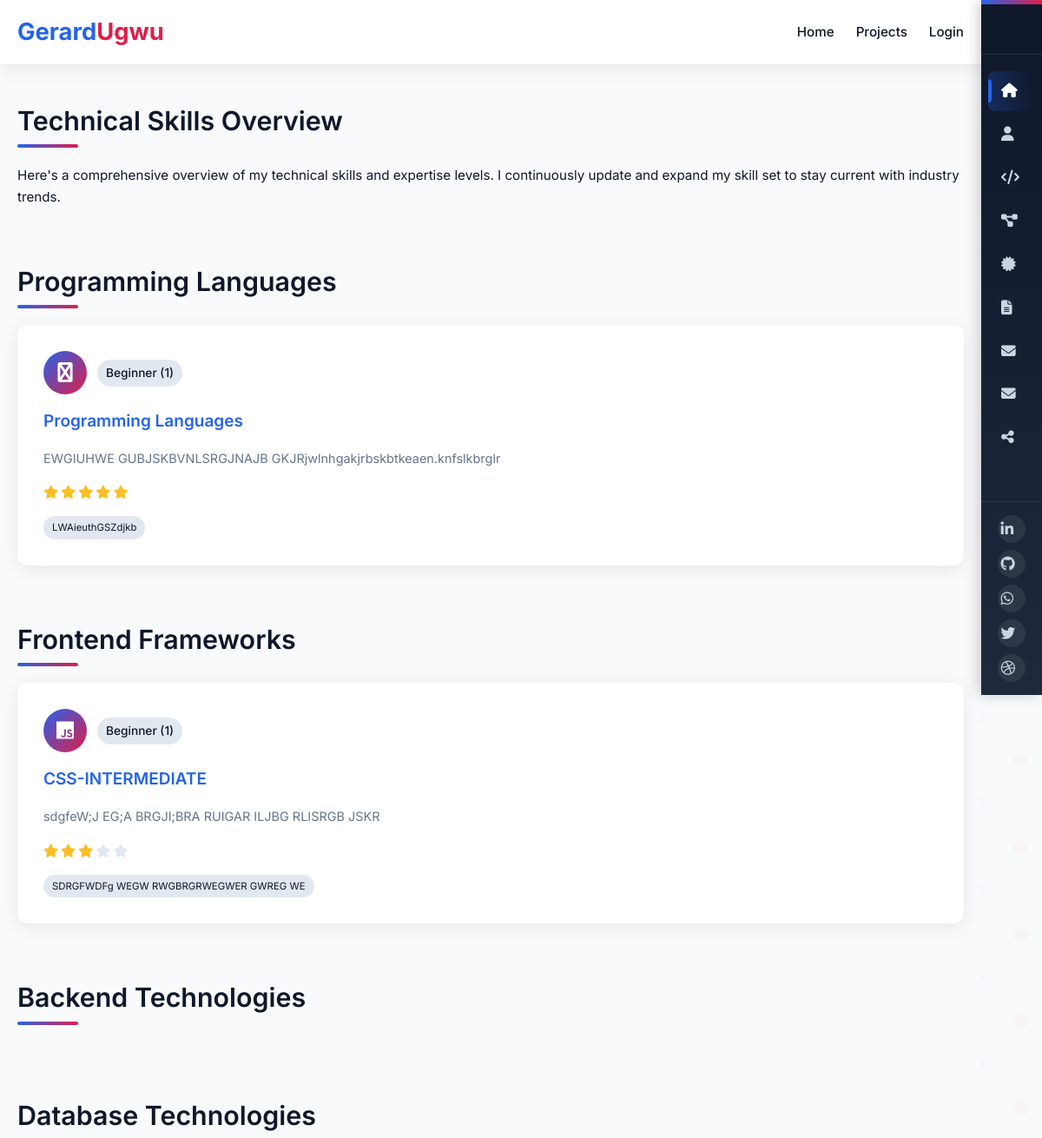
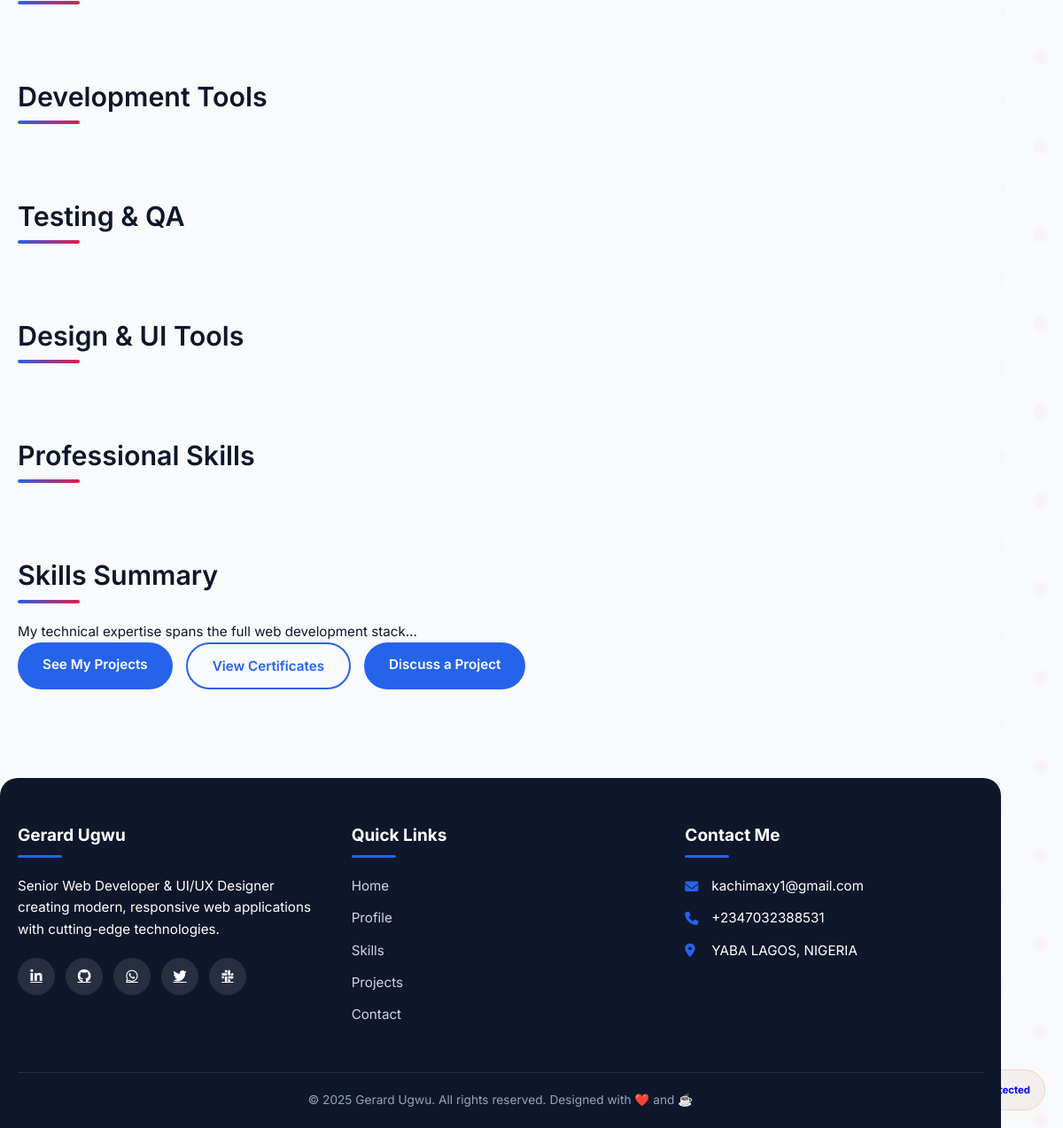
Screenshot of /skills/ with the database file from the repository (2 pictures, top to bottom).
### myapp/models.py (models this page shows, shortened)
class Skill(models.Model):
    title = models.CharField(max_length=50, default="Programming Languages")
    category = models.CharField(max_length=20, choices=SkillCategory.choices)
    icon_class = models.CharField(
        max_length=50,
        default="fab fa-code",
        help_text="FontAwesome class, e.g. 'fab fa-js'"
    )
    description = models.TextField()
    level = models.CharField(
        max_length=20,
        default="Beginner",
        choices=[
            ("Beginner", "Beginner"),
            ("Intermediate", "Intermediate"),
            ("Advanced", "Advanced"),
            ("Expert", "Expert"),
        ]
    )
    rating = models.PositiveSmallIntegerField(default=5)
    tags = models.TextField(
        blank=True,
        help_text="Comma-separated list of tags"
    )
    order = models.PositiveSmallIntegerField(default=0)
    class Meta:
        ordering = ["category", "order"]
    @property
    def tag_list(self):
        return [t.strip() for t in self.tags.split(",") if t.strip()]
    def get_experience_years(self):
        level_to_years = {
            "Beginner": "1",
            "Intermediate": "1-2",
            "Advanced": "2-3",
            "Expert": "3+"
        }
        return level_to_years.get(self.level, "2+")

class SkillSummary(models.Model):
    summary = models.TextField(
        default="My technical expertise spans the full web development stack…"
    )
    class Meta:
        verbose_name_plural = "Skill Summary"
    @classmethod
    def load(cls):
        obj, _ = cls.objects.get_or_create(pk=1)
        return obj

### myapp/views.py (the view)
# urls.py: path('skills/', views.skills, name='skills'),
def skills(request):
    skills = Skill.objects.exclude(description__isnull=True).exclude(description__exact="")
    categories = [{'code': code, 'label': label} for code, label in SkillCategory.choices]
    summary = SkillSummary.load()
    context = {
        'skills': skills,
        'categories': categories,
        'summary': summary,
    }
    return render(request, 'main/skills.html', context)

### myapp/templates/main/skills.html (shortened to what this page needs)
{% extends "base.html" %}
{% load static %}
{% block main %}
<div class="skills-wrapper">
  <section>
    <h2 class="section-title">Technical Skills Overview</h2>
    <p>
      Here's a comprehensive overview of my technical skills and expertise levels. I continuously update and expand my skill set to stay current with industry trends.
    </p>
  </section>
  {% for category in categories %}
    {% if category.code != 'SUMMARY' %}
      <section>
        <h3 class="section-title">{{ category.label }}</h3>
        <div class="services-grid">
          {% for skill in skills %}
            {% if skill.category == category.code %}
              <div class="service-card">
                <div class="skill-header">
                  <i class="{{ skill.icon_class }} service-icon"></i>
                  <span class="skill-level">{{ skill.level }} ({{ skill.get_experience_years }})</span>
                </div>
                <h4>{{ skill.title }}</h4>
                <div class="skill-description">
                  <p>{{ skill.description }}</p>
                </div>
                <div class="skill-rating">
                  {% for i in "12345" %}
                    {% if forloop.counter <= skill.rating %}
                      <span class="star filled"><i class="fas fa-star"></i></span>
                    {% else %}
                      <span class="star"><i class="fas fa-star"></i></span>
                    {% endif %}
                  {% endfor %}
                </div>
                {% if skill.tag_list %}
                <div class="skill-tags">
                  {% for tag in skill.tag_list %}
                    <span class="skill-tag">{{ tag }}</span>
                  {% endfor %}
                </div>
                {% endif %}
              </div>
            {% endif %}
          {% endfor %}
        </div>
      </section>
    {% endif %}
  {% endfor %}
  <section>
    <h3 class="section-title">Skills Summary</h3>
    <p>
      {{ summary.summary }}
    </p>
    <div class="cta-buttons">
      <a href="/projects" class="btn btn-primary">See My Projects</a>
      <a href="/certificates" class="btn btn-outline">View Certificates</a>
      <a href="/contact" class="btn btn-primary">Discuss a Project</a>
    </div>
  </section>
</div>
{% endblock %}

### myapp/templates/base.html (style rules this page uses)
:root { --font: 'Inter', 'Segoe UI', Tahoma, Geneva, Verdana, sans-serif; }
.btn { display: inline-flex; align-items: center; justify-content: center; gap: 8px; padding: 12px 28px; border-radius: 30px; font-weight: 600; text-decoration: none; transition: var(--transition); border: none; cursor: pointer; font-size: 1rem; position: relative; overflow: hidden; z-index: 1; }
.btn::before { content: ''; position: absolute; top: 0; left: 0; width: 0%; height: 100%; background: rgba(255, 255, 255, 0.2); transition: var(--transition); z-index: -1; }
.btn-primary { background: var(--primary); color: #fff; border: 2px solid var(--primary); }
.btn-outline { border: 2px solid var(--primary); color: var(--primary); background: transparent; }
:root { --bg: #f8fafc; --bg-card: #ffffff; --text: #0f172a; --text-muted: #64748b; --border: #e2e8f0; --primary: #2563eb; --accent: #e11d48; --hero-gradient: linear-gradient(135deg, #2563eb, #e11d48); --shadow: 0 4px 20px rgba(0, 0, 0, 0.08); --text-primary: var(--primary); --text-accent: var(--accent); --text-light: #0f172a; --card-bg: #ffffff; --card-border: #e2e8f0; --card-shadow: 0 4px 20px rgba(0, 0, 0, 0.08); --btn-primary-bg: var(--primary); --btn-primary-hover: var(--primary-dark); --btn-outline-bg: transparent; --btn-outline-border: var(--primary); --input-bg: #f8fafc; --input-border: #e2e8f0; --input-focus: var(--primary); --alert-bg: #fff3cd; --alert-border: #faebbd; --nav-bg: #ffffff; --nav-text: var(--text); --nav-active: var(--primary); }
body { background: var(--bg); color: var(--text); transition: background .3s, color .3s; }
.btn-primary { background: var(--primary); border-color: var(--primary); }
.btn-outline { border-color: var(--primary); color: var(--primary); }
html { font-size: 90%; scroll-behavior: smooth; }
* { margin: 0; padding: 0; box-sizing: border-box; font-family: 'Inter', 'Segoe UI', Tahoma, Geneva, Verdana, sans-serif; }
:root { --primary: #2563eb; --primary-dark: #1d4ed8; --accent: #e11d48; --accent-dark: #be123c; --dark: #0f172a; --dark-light: #1e293b; --light: #f8fafc; --gray: #64748b; --light-gray: #e2e8f0; --border-radius: 12px; --border-radius-sm: 8px; --shadow: 0 4px 20px rgba(0, 0, 0, 0.08); --shadow-md: 0 6px 25px rgba(0, 0, 0, 0.1); --transition: all 0.3s ease; }
body { background-color: var(--light); color: var(--dark); line-height: 1.6; overflow-x: hidden; }
.btn { display: inline-block; padding: 12px 28px; border-radius: 30px; font-weight: 600; text-decoration: none; transition: var(--transition); border: none; cursor: pointer; font-size: 1rem; position: relative; overflow: hidden; z-index: 1; }
.btn-primary { background: var(--primary); color: #fff; }
@media (min-width: 1200px) { html { font-size: 95%; } }

### rows the page displays
Skill: level "Beginner", get_experience_years "1", title "Programming Languages", description "EWGIUHWE GUBJSKBVNLSRGJNAJB GKJRjwlnhgakjrbskbtkeaen.knfslkbrglr", category "LANGUAGE" (drawn), tag_list "LWAieuthGSZdjkb"
Skill: level "Beginner", get_experience_years "1", title "CSS-INTERMEDIATE", description "sdgfeW;J EG;A BRGJI;BRA RUIGAR ILJBG RLISRGB JSKR", category "FRONTEND" (drawn), tag_list "SDRGFWDFg WEGW RWGBRGRWEGWER GWREG WE"
SkillSummary: summary "My technical expertise spans the full web development stack…"

### other values shown
{{ category.label }} "Programming Languages" "Frontend Frameworks" "Backend Technologies" "Database Technologies" "Development Tools" "Testing & QA" "Design & UI Tools" "Professional Skills"
